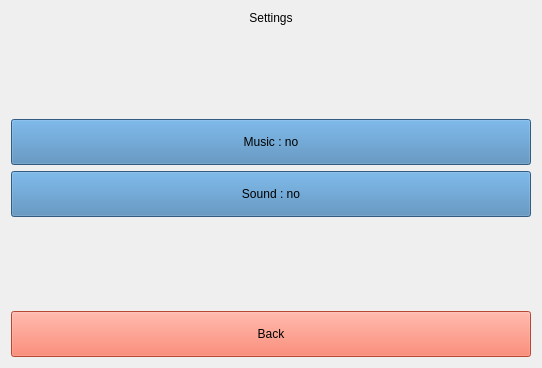
<?xml version="1.0" encoding="UTF-8"?>
<ui version="4.0">
 <class>SettingsView</class>
 <widget class="QWidget" name="SettingsView">
  <property name="geometry">
   <rect>
    <x>0</x>
    <y>0</y>
    <width>542</width>
    <height>368</height>
   </rect>
  </property>
  <property name="windowTitle">
   <string>Form</string>
  </property>
  <layout class="QGridLayout" name="gridLayout">
   <item row="0" column="0">
    <widget class="QLabel" name="label">
     <property name="styleSheet">
      <string notr="true">font: 70pt &quot;ArcadeClassic&quot;;</string>
     </property>
     <property name="text">
      <string>Settings</string>
     </property>
     <property name="alignment">
      <set>Qt::AlignCenter</set>
     </property>
    </widget>
   </item>
   <item row="7" column="0">
    <widget class="QPushButton" name="backButton">
     <property name="styleSheet">
      <string notr="true">padding: 15px;
background-color: Tomato;
font: 25pt &quot;ArcadeClassic&quot;;</string>
     </property>
     <property name="text">
      <string>Back</string>
     </property>
    </widget>
   </item>
   <item row="6" column="0">
    <spacer name="verticalSpacer_2">
     <property name="orientation">
      <enum>Qt::Vertical</enum>
     </property>
     <property name="sizeHint" stdset="0">
      <size>
       <width>20</width>
       <height>40</height>
      </size>
     </property>
    </spacer>
   </item>
   <item row="1" column="0">
    <spacer name="verticalSpacer">
     <property name="orientation">
      <enum>Qt::Vertical</enum>
     </property>
     <property name="sizeHint" stdset="0">
      <size>
       <width>20</width>
       <height>40</height>
      </size>
     </property>
    </spacer>
   </item>
   <item row="2" column="0">
    <widget class="QPushButton" name="musicButton">
     <property name="styleSheet">
      <string notr="true">background-color: SteelBlue;
padding: 15px;
font: 25pt &quot;ArcadeClassic&quot;;</string>
     </property>
     <property name="text">
      <string>Music : no</string>
     </property>
     <property name="checkable">
      <bool>true</bool>
     </property>
    </widget>
   </item>
   <item row="5" column="0">
    <widget class="QPushButton" name="soundButton">
     <property name="styleSheet">
      <string notr="true">background-color: SteelBlue;
padding: 15px;
font: 25pt &quot;ArcadeClassic&quot;;</string>
     </property>
     <property name="text">
      <string>Sound : no</string>
     </property>
     <property name="checkable">
      <bool>true</bool>
     </property>
    </widget>
   </item>
  </layout>
 </widget>
 <resources/>
 <connections/>
</ui>
